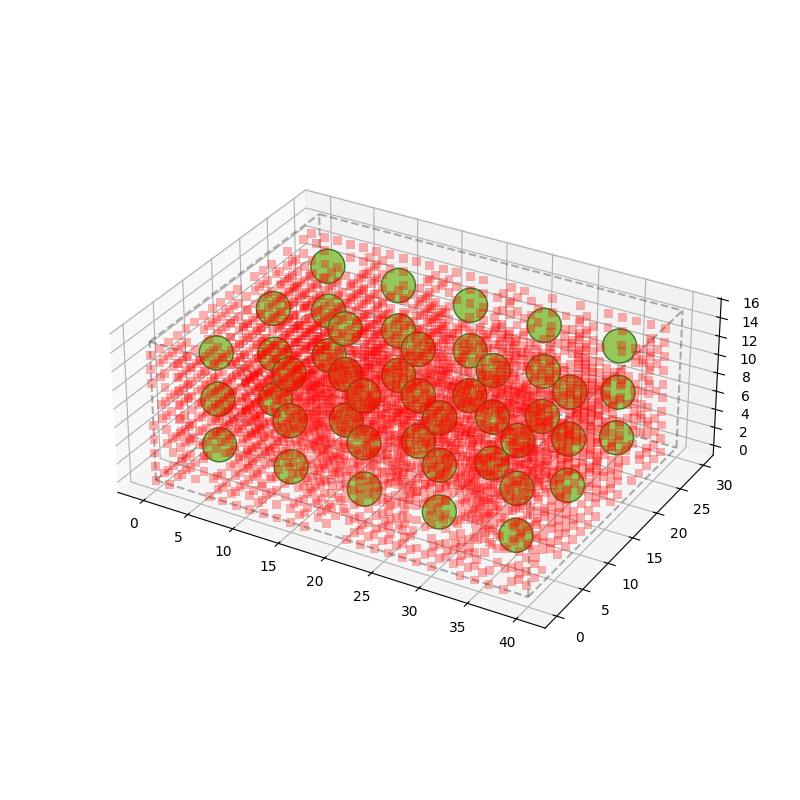

The Python source for this figure:
import numpy as np
import matplotlib.pyplot as plt
from itertools import product, combinations

fig = plt.figure(figsize=(8, 8))
ax1 = fig.add_subplot(111, projection='3d')

r = [0, 40]
for s, e in combinations(np.array(list(product(r, [0, 30], [0, 15]))), 2):
    if np.sum(np.abs(s-e)) in [40, 30, 15]:
        ax1.plot3D(*zip(s, e), color="black", linestyle='--', alpha=0.3)

x_centers = np.linspace(4, 36, 5)
y_centers = np.linspace(5, 25, 3)
z_centers = np.linspace(2.5, 12.5, 3)
X, Y, Z = np.meshgrid(x_centers, y_centers, z_centers)

ax1.scatter(X, Y, Z, s=600, c='#8BC34A', alpha=0.9, edgecolors='#33691E')

# --- 공극(Void) 시각화 ---
res = 1.5
vx, vy, vz = np.meshgrid(np.arange(0, 40, res), np.arange(0, 30, res), np.arange(0, 15, res))
pts = np.vstack([vx.flatten(), vy.flatten(), vz.flatten()]).T
centers = np.vstack([X.flatten(), Y.flatten(), Z.flatten()]).T

diff = pts[:, np.newaxis, :] - centers[np.newaxis, :, :] 
distances = np.linalg.norm(diff, axis=-1) 
min_distances = np.min(distances, axis=1) 

void_mask = min_distances > 3.0
void_pts = pts[void_mask]

sub_sample_size = int(len(void_pts) * 0.8)  # Increase sampling to 80%
if sub_sample_size > 0:
    idx = np.random.choice(len(void_pts), sub_sample_size, replace=False)
    v_pts_sub = void_pts[idx]
    ax1.scatter(v_pts_sub[:,0], v_pts_sub[:,1], v_pts_sub[:,2], 
                s=40, c='#FF0000', alpha=0.3, marker='s', edgecolors='none')  # Larger, more opaque

ax1.set_box_aspect((40, 30, 15))
plt.savefig("test_void_numpy.png")
